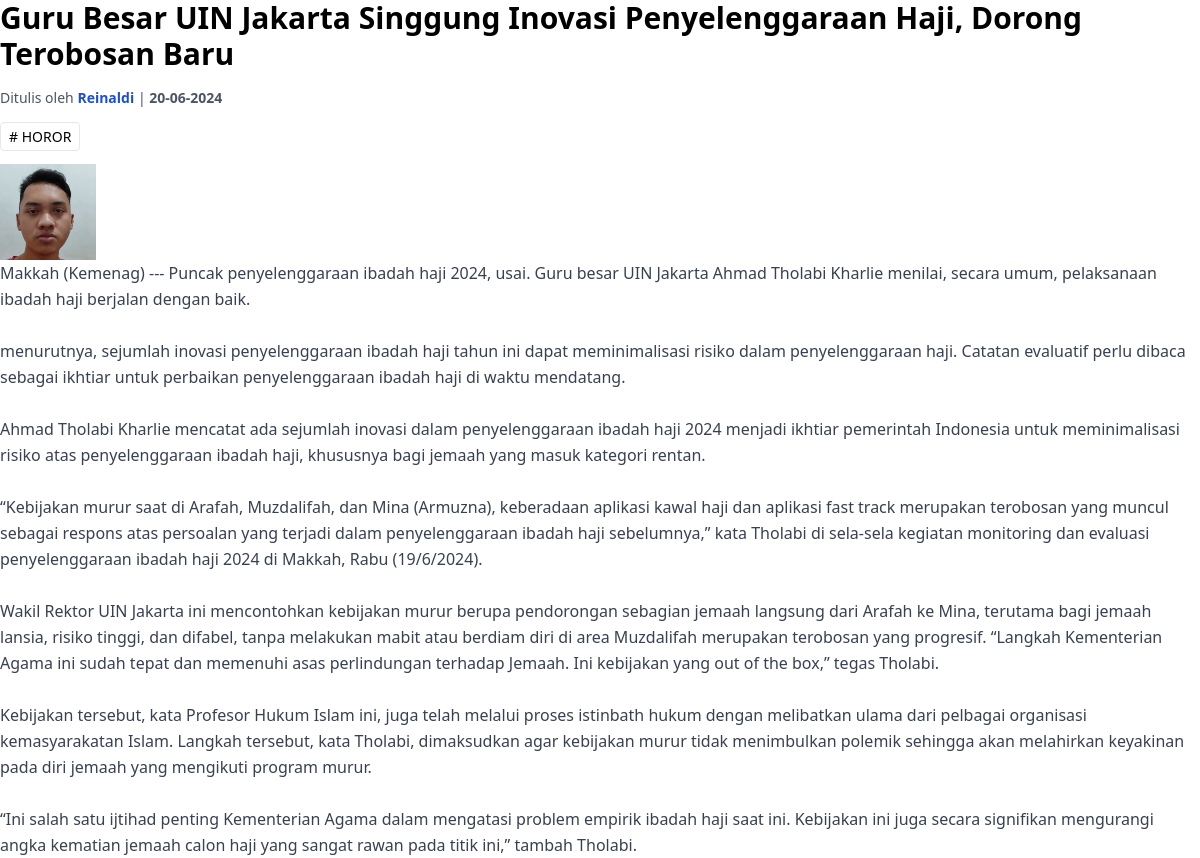
The page /public/blog/detail_blog?id=b10 on the database its author committed.
### tables this page shows
CREATE TABLE `blogs` (
  `id_blog` varchar(25) NOT NULL,
  `judul` text,
  `body` text,
  `foto_blogs` varchar(25) DEFAULT NULL,
  `id_author` varchar(25) DEFAULT NULL,
  `time_stamp` timestamp NOT NULL DEFAULT CURRENT_TIMESTAMP
);

CREATE TABLE `members` (
  `id` varchar(25) NOT NULL,
  `nama_a` varchar(50) NOT NULL,
  `no_hp` varchar(50) NOT NULL,
  `id_dusun` varchar(50) NOT NULL,
  `rt` int NOT NULL,
  `foto` varchar(25) DEFAULT NULL,
  `id_status` varchar(25) DEFAULT NULL
);

CREATE TABLE `kategories` (
  `id_kategori` varchar(25) NOT NULL,
  `kategori` varchar(50) NOT NULL
);

### app/core/Controller.php (called while the page is built, shortened)
<?php
class Controller
{
    public function view($view, $data = [])
    {
        require_once '../app/views/' . $view . '.php';
    }
    public function model($model)
    {
        return new $model;
    }
}

### app/core/App.php (called while the page is built, shortened)
<?php
class App
{
    protected $method = 'index';
    protected $params = [];
    public function __construct()
    {
        $url = $this->parseURL();
        if ($url && is_array($url) && file_exists('../app/controllers/' . $url[0] . '.php')) {
            unset($url[0]);
        }
        $this->controller = new $this->controller;
        if (isset($url[1])) {
            if (method_exists($this->controller, $url[1])) {
                $this->method = $url[1];
            }
        }
        call_user_func_array([$this->controller, $this->method,], $this->params);
    }
    public function parseURL()
    {
        if (isset($_GET['url'])) {
            $url = rtrim($_GET['url'], '/');
            $url = filter_var($url, FILTER_SANITIZE_URL);
            $url = explode('/', $url);
            return $url;
        }
    }
}

### public/index.php (called while the page is built, shortened)
<?php
$app = new App;

### app/core/Database.php (called while the page is built, shortened)
<?php
class Database
{
    private $host = DB_HOST;
    private $user = DB_USER;
    private $pass = DB_PASS;
    private $db_name = DB_NAME;
    private $dbh;
    private $stmt;
    public function __construct()
    {
        $dsn = 'mysql:host=' . $this->host . ';dbname=' . $this->db_name . '';
        $option = [
            PDO::ATTR_PERSISTENT => true,
            PDO::ATTR_ERRMODE => PDO::ERRMODE_EXCEPTION
        ];
        try {
            $this->dbh = new PDO($dsn, $this->user, $this->pass, $option);
        } catch (PDOException $e) {
            die($e->getMessage());
        }
    }
    public function query($query)
    {
        $this->stmt = $this->dbh->prepare($query);
    }
    public function bind($param, $value, $type = null)
    {
        if (is_null($type)) {
            switch (true) {
                default:
                    $type = PDO::PARAM_STR;
            }
        }
        $this->stmt->bindValue($param, $value, $type);
    }
    public function execute()
    {
        try {
            return $this->stmt->execute();
        } catch (PDOException $e) {
            $errorInfo = $this->stmt->errorInfo();
            throw new PDOException("Error executing query: " . $errorInfo[2]);
        }
    }
    public function resultSet()
    {
        $this->execute();
        return $this->stmt->fetchAll(PDO::FETCH_ASSOC);
    }
    public function single()
    {
        $this->execute();
        return $this->stmt->fetch(PDO::FETCH_ASSOC);
    }
}

### app/models/Blog_model.php (called while the page is built, shortened)
<?php
class Blog_model
{
    private $db;
    public function __construct()
    {
        $this->db = new Database;
    }
    public function getCategoriesByBlogId($blogId)
    {
        $this->db->query('SELECT k.kategori nama_kategori FROM kategories k INNER JOIN blog_kategori bk ON k.id_kategori = bk.id_kategori WHERE bk.id_blog = :blog_id ');
        $this->db->bind(':blog_id', $blogId);
        return $this->db->resultSet();
    }
    public function blogSelect($idBlog)
    {
        $this->db->query('
        SELECT b.id_blog, b.judul, b.foto_blogs, b.body, b.time_stamp, m.nama_a
        FROM blogs b
        JOIN members m ON b.id_author = m.id
        WHERE b.id_blog = :id
    ');
        $this->db->bind(':id', $idBlog);
        $blog = $this->db->single();
        if ($blog) {
            $blog['kategories'] = $this->getCategoriesByBlogId($blog['id_blog']);
        }
        return $blog;
    }
}

### app/views/blogs/detail_blog.php (the view)
<article class="prose lg:prose-xl mx-auto">
    <h1 class="text-3xl font-bold mb-4"><?= htmlspecialchars($data['blog']['judul'], ENT_QUOTES, 'UTF-8') ?></h1>
    <p class="text-gray-600 text-sm mb-4">Ditulis oleh <span class="font-semibold text-blue-700"><?= htmlspecialchars($data['blog']['nama_a'], ENT_QUOTES, 'UTF-8') ?></span> | <span class="font-semibold"><?= date('d-m-Y', strtotime($data['blog']['time_stamp'])) ?></span></p>
    <div class="mb-4">
        <?php foreach ($data['blog']['kategories'] as $category) : ?>
            <span class="mr-2 mb-2 px-2 py-1 border border-solid rounded text-sm"># <?= htmlspecialchars($category['nama_kategori'], ENT_QUOTES, 'UTF-8') ?></span>
        <?php endforeach; ?>
    </div>
    <img class="object-cover object-center w-24" src="<?= BASEURL ?>/img/blog/<?= $data['blog']['foto_blogs'] ?>" alt="">
    <div class="text-gray-700 leading-relaxed">
        <?= nl2br(htmlspecialchars($data['blog']['body'], ENT_QUOTES, 'UTF-8')) ?>
    </div>
</article>

### app/controllers/Blog.php (shortened to what this page needs)
<?php
class Blog extends Controller
{
    public function detail_blog()
    {
        if (isset($_GET['id'])) {
            $id_blog = $_GET['id'];
            $data['blog'] = $this->model('Blog_model')->blogSelect($id_blog);
            $data['head'] = "Detail Blog";
            $this->view('templates/anggota/anggota_header', $data);
            $this->view('blogs/detail_blog', $data);
            $this->view('templates/anggota/anggota_footer');
        }
    }
}

### app/views/templates/anggota/anggota_header.php (shortened to what this page needs)
<!DOCTYPE html>
<html class="h-full" lang="en">
<head>
    <link rel="stylesheet" href="/ansor/public/css/output.css">
    <link href="/ansor/public/css/datatables.min.css" rel="stylesheet">
</head>
<body class="h-full" x-data="{ darkMode: false, sidebarOpen: false, toggleDarkMode() { this.darkMode = !this.darkMode } }" :class="{ 'dark': darkMode }">
    <div class="flex h-full w-full ">

### app/views/templates/anggota/anggota_footer.php (shortened to what this page needs)
</div>
</body>
</html>

### rows shown on the page
blogs: id_author.nama_a "Reinaldi", time_stamp "20-06-2024", foto_blogs (picture), body "Makkah (Kemenag) --- Puncak penyelenggaraan ibadah haji 2024, usai. Guru besar UIN Jakarta Ahmad Tholabi Kharlie menilai, secara umum, pelaksanaan ibadah haji berjalan dengan baik. menurutnya, sejumlah inovasi penyelenggaraan ibadah haji tahun ini dapat meminimalisasi risiko dalam penyelenggaraan haji. Catatan evaluatif perlu dibaca sebagai ikhtiar untuk perbaikan penyelenggaraan ibadah haji di waktu mendatang. Ahmad Tholabi Kharlie mencatat ada sejumlah inovasi dalam penyelenggaraan ibadah haji 2024 menjadi ikhtiar pemerintah Indonesia untuk meminimalisasi risiko atas penyelenggaraan ibadah haji, khususnya bagi jemaah yang masuk kategori rentan. “Kebijakan murur saat di Arafah, Muzdalifah,…"
kategories: kategori "HOROR"
